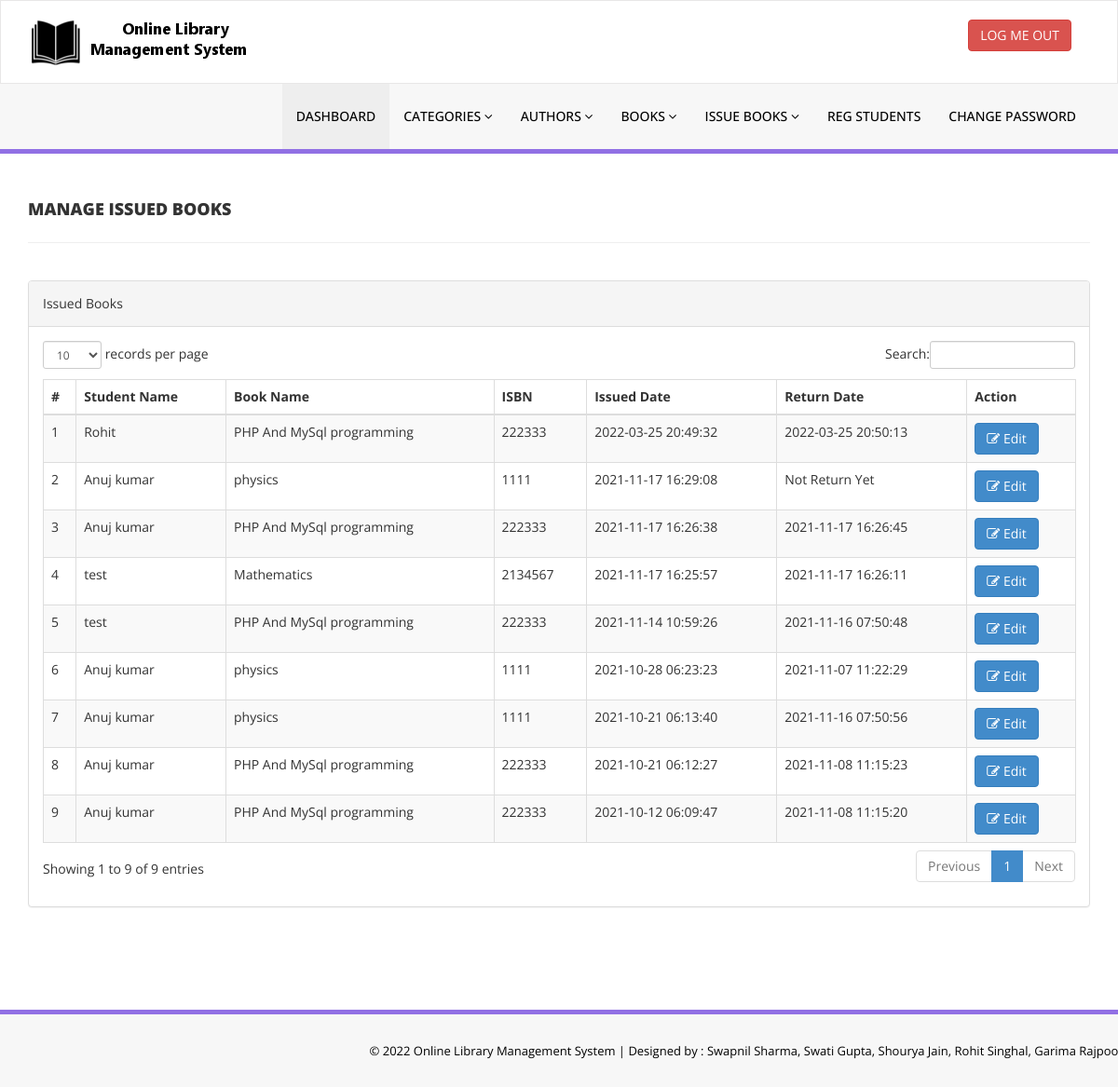
The app's page /admin/manage-issued-books.php (signed in) with its own data.
### tables this page shows
CREATE TABLE `tblissuedbookdetails` (
  `id` int(11) NOT NULL,
  `BookId` int(11) DEFAULT NULL,
  `StudentID` varchar(150) DEFAULT NULL,
  `IssuesDate` timestamp NULL DEFAULT CURRENT_TIMESTAMP,
  `ReturnDate` timestamp NULL DEFAULT NULL ON UPDATE CURRENT_TIMESTAMP,
  `RetrunStatus` int(1) DEFAULT NULL,
  `fine` int(11) DEFAULT NULL
);

CREATE TABLE `tblstudents` (
  `id` int(11) NOT NULL,
  `StudentId` varchar(100) DEFAULT NULL,
  `FullName` varchar(120) DEFAULT NULL,
  `EmailId` varchar(120) DEFAULT NULL,
  `MobileNumber` char(11) DEFAULT NULL,
  `Password` varchar(120) DEFAULT NULL,
  `Status` int(1) DEFAULT NULL,
  `RegDate` timestamp NULL DEFAULT CURRENT_TIMESTAMP,
  `UpdationDate` timestamp NULL DEFAULT NULL ON UPDATE CURRENT_TIMESTAMP
);

CREATE TABLE `tblbooks` (
  `id` int(11) NOT NULL,
  `BookName` varchar(255) DEFAULT NULL,
  `CatId` int(11) DEFAULT NULL,
  `AuthorId` int(11) DEFAULT NULL,
  `ISBNNumber` int(11) DEFAULT NULL,
  `BookPrice` int(11) DEFAULT NULL,
  `RegDate` timestamp NULL DEFAULT CURRENT_TIMESTAMP,
  `UpdationDate` timestamp NULL DEFAULT NULL ON UPDATE CURRENT_TIMESTAMP
);

### admin/manage-issued-books.php (the view, shortened to what this page needs)
<?php
include('includes/config.php');
if(strlen($_SESSION['alogin'])==0)
    {
header('location:index.php');
}
else{
    ?>
<!DOCTYPE html>
<html xmlns="http://www.w3.org/1999/xhtml">
<head>
    <link href="assets/css/bootstrap.css" rel="stylesheet" />
    <link href="assets/css/font-awesome.css" rel="stylesheet" />
    <link href="assets/js/dataTables/dataTables.bootstrap.css" rel="stylesheet" />
    <link href="assets/css/style.css" rel="stylesheet" />
</head>
<body>
<?php include('includes/header.php');?>
    <div class="content-wrapper">
         <div class="container">
        <div class="row pad-botm">
            <div class="col-md-12">
                <h4 class="header-line">Manage Issued Books</h4>
    </div>
     <div class="row">
</div>
        </div>
            <div class="row">
                <div class="col-md-12">
                    <div class="panel panel-default">
                        <div class="panel-heading">
                          Issued Books
                        </div>
                        <div class="panel-body">
                            <div class="table-responsive">
                                <table class="table table-striped table-bordered table-hover" id="dataTables-example">
                                    <thead>
                                        <tr>
                                            <th>#</th>
                                            <th>Student Name</th>
                                            <th>Book Name</th>
                                            <th>ISBN </th>
                                            <th>Issued Date</th>
                                            <th>Return Date</th>
                                            <th>Action</th>
                                        </tr>
                                    </thead>
                                    <tbody>
<?php $sql = "SELECT tblstudents.FullName,tblbooks.BookName,tblbooks.ISBNNumber,tblissuedbookdetails.IssuesDate,tblissuedbookdetails.ReturnDate,tblissuedbookdetails.id as rid from  tblissuedbookdetails join tblstudents on tblstudents.StudentId=tblissuedbookdetails.StudentId join tblbooks on tblbooks.id=tblissuedbookdetails.BookId order by tblissuedbookdetails.id desc";
$query = $dbh -> prepare($sql);
$query->execute();
$results=$query->fetchAll(PDO::FETCH_OBJ);
$cnt=1;
if($query->rowCount() > 0)
{
foreach($results as $result)
{               ?>
                                        <tr class="odd gradeX">
                                            <td class="center"><?php echo htmlentities($cnt);?></td>
                                            <td class="center"><?php echo htmlentities($result->FullName);?></td>
                                            <td class="center"><?php echo htmlentities($result->BookName);?></td>
                                            <td class="center"><?php echo htmlentities($result->ISBNNumber);?></td>
                                            <td class="center"><?php echo htmlentities($result->IssuesDate);?></td>
                                            <td class="center"><?php if($result->ReturnDate=="")
                                            {
                                                echo htmlentities("Not Return Yet");
                                            } else {
                                            echo htmlentities($result->ReturnDate);
}
                                            ?></td>
                                            <td class="center">
                                            <a href="update-issue-bookdeails.php?rid=<?php echo htmlentities($result->rid);?>"><button class="btn btn-primary"><i class="fa fa-edit "></i> Edit</button>
                                            </td>
                                        </tr>
 <?php $cnt=$cnt+1;}} ?>
                                    </tbody>
                                </table>
                            </div>
                        </div>
                    </div>
                </div>
            </div>
    </div>
    </div>
  <?php include('includes/footer.php');?>
</body>
</html>
<?php } ?>

### admin/assets/css/style.css (style rules this page uses)
.content-wrapper { margin-top: 40px; min-height:800px; padding-bottom:90px; }
.header-line { font-weight:900; padding-bottom:25px; border-bottom:1px solid #eeeeee; text-transform:uppercase; }
.pad-botm { padding-bottom:30px; }

### records on screen
tblissuedbookdetails: tblstudents.FullName "Rohit", BookId.BookName "PHP And MySql programming", BookId.ISBNNumber "222333", IssuesDate "2022-03-25 20:49:32", ReturnDate "2022-03-25 20:50:13"
tblissuedbookdetails: tblstudents.FullName "Anuj kumar", BookId.BookName "physics", BookId.ISBNNumber "1111", IssuesDate "2021-11-17 16:29:08"
tblissuedbookdetails: tblstudents.FullName "Anuj kumar", BookId.BookName "PHP And MySql programming", BookId.ISBNNumber "222333", IssuesDate "2021-11-17 16:26:38", ReturnDate "2021-11-17 16:26:45"
tblissuedbookdetails: tblstudents.FullName "test", BookId.BookName "Mathematics", BookId.ISBNNumber "2134567", IssuesDate "2021-11-17 16:25:57", ReturnDate "2021-11-17 16:26:11"
tblissuedbookdetails: tblstudents.FullName "test", BookId.BookName "PHP And MySql programming", BookId.ISBNNumber "222333", IssuesDate "2021-11-14 10:59:26", ReturnDate "2021-11-16 07:50:48"
tblissuedbookdetails: tblstudents.FullName "Anuj kumar", BookId.BookName "physics", BookId.ISBNNumber "1111", IssuesDate "2021-10-28 06:23:23", ReturnDate "2021-11-07 11:22:29"
tblissuedbookdetails: tblstudents.FullName "Anuj kumar", BookId.BookName "physics", BookId.ISBNNumber "1111", IssuesDate "2021-10-21 06:13:40", ReturnDate "2021-11-16 07:50:56"
tblissuedbookdetails: tblstudents.FullName "Anuj kumar", BookId.BookName "PHP And MySql programming", BookId.ISBNNumber "222333", IssuesDate "2021-10-21 06:12:27", ReturnDate "2021-11-08 11:15:23"
tblissuedbookdetails: tblstudents.FullName "Anuj kumar", BookId.BookName "PHP And MySql programming", BookId.ISBNNumber "222333", IssuesDate "2021-10-12 06:09:47", ReturnDate "2021-11-08 11:15:20"
